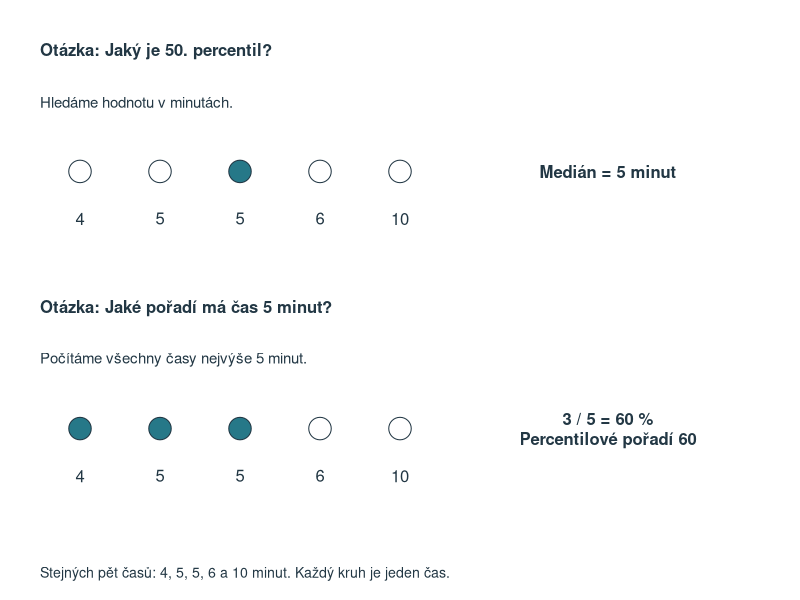
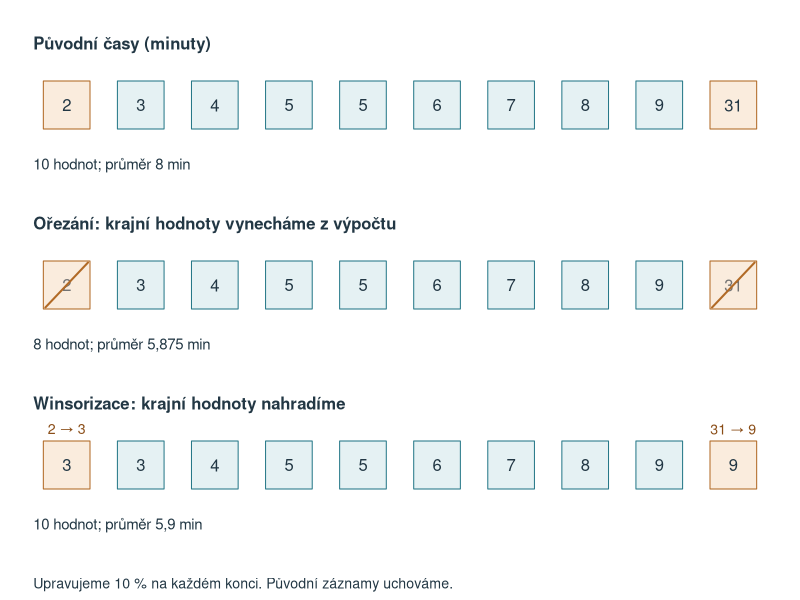
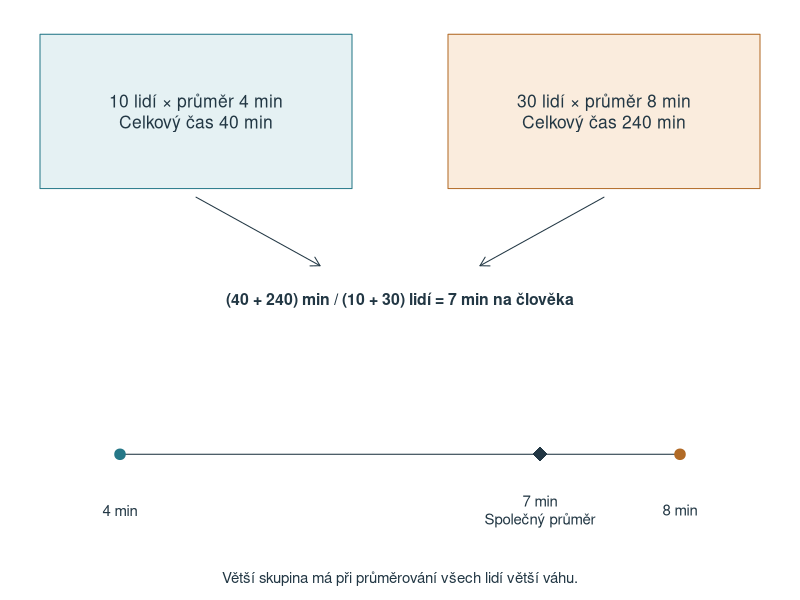
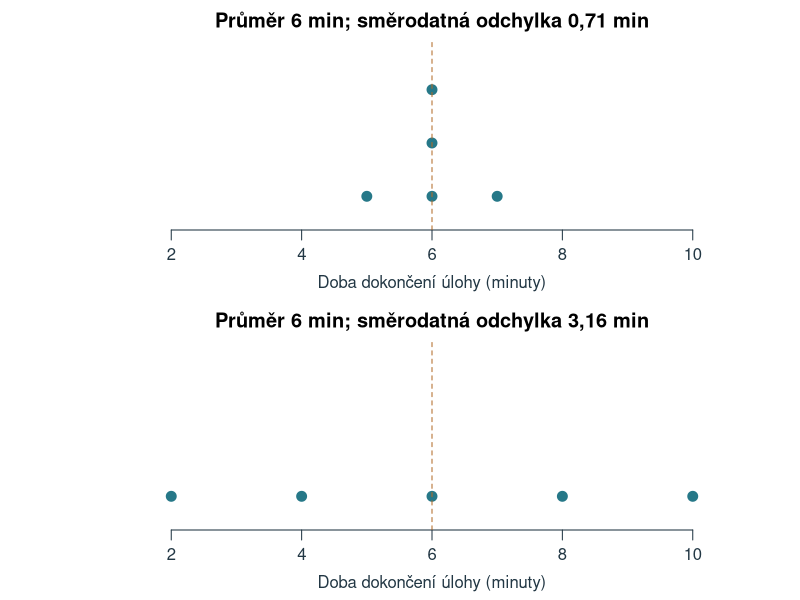
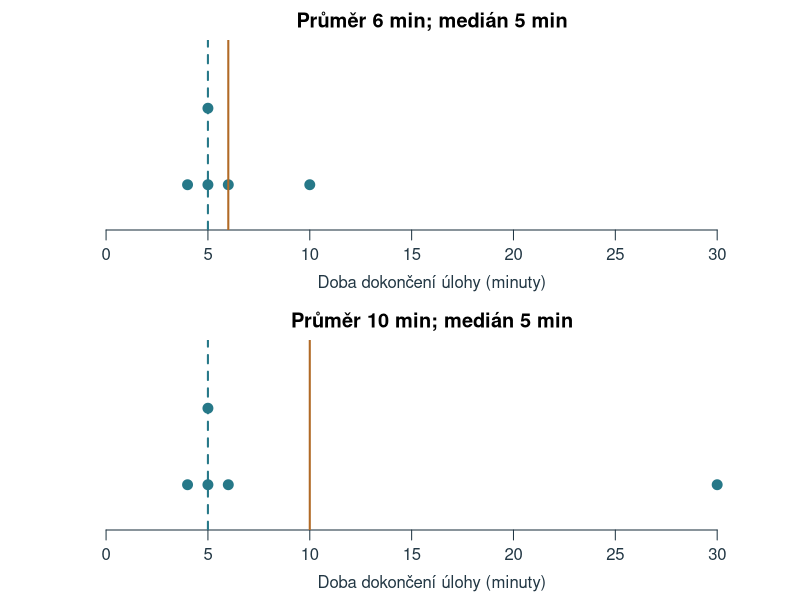

Source code (R) for these figures, in order: (Note: this script raises an error after producing the figures.)
# Chapter 3: reproducible calculations and figures; base R, project-root paths.
ch3_previous <- read.csv('data/kapitola_02.csv', na.strings = '', fileEncoding = 'UTF-8')
# Fixed author examples; students get the same values in data/kapitola_03.xlsx.
ch3_x <- c(4,5,5,6,10)
ch3_trim <- c(2,3,4,5,5,6,7,8,9,31)
# Self-contained teaching example printed in the chapter's interpolation table.
ch3_interpolation <- c(4,5,7,8,9,10,12,13,15,18,22)
ch3_interpolation_levels <- (seq_along(ch3_interpolation)-1)/(length(ch3_interpolation)-1)
ch3_quantile <- function(x, p) unname(quantile(x, p, type = 7, na.rm = TRUE))
ch3_moments <- function(x) {
  z <- x - mean(x); v <- mean(z^2)
  c(g1 = mean(z^3)/v^1.5, g2 = mean(z^4)/v^2 - 3)
}
ch3_corrected <- function(x) {
  n <- length(x); g <- ch3_moments(x)
  c(skew = unname(sqrt(n*(n-1))/(n-2)*g[1]),
    kurt = unname((n-1)/((n-2)*(n-3))*((n+1)*g[2]+6)))
}
ch3_stats <- function(x) {
  x <- x[!is.na(x)]
  c(n=length(x), mean=mean(x), median=median(x), min=min(x), max=max(x),
    q1=ch3_quantile(x,.25), q3=ch3_quantile(x,.75),
    variance=var(x), sd=sd(x), mean_abs=mean(abs(x-mean(x))),
    median_abs=mad(x,constant=1), ch3_moments(x), ch3_corrected(x))
}
ch3_entropy <- function(p) -sum(p[p>0]*log2(p[p>0]))
ch3_results <- rbind(zaklad=ch3_stats(ch3_x),
  vzdaleny=ch3_stats(c(4,5,5,6,30)),
  spanek=ch3_stats(ch3_previous$spanek_h), slova=ch3_stats(ch3_previous$slova),
  orezani=ch3_stats(ch3_trim))
# An entirely specified finite population, independent draws WITH replacement.
# The population variance uses division by its size (5), and is exactly 8.
ch3_population <- c(2,4,6,8,10)
set.seed(20261005)
ch3_simulations <- lapply(c(5L,20L,100L), function(n) {
  x <- matrix(sample(ch3_population, n*20000L, replace=TRUE),nrow=n)
  ss <- colSums((x-rep(colMeans(x),each=n))^2)
  data.frame(n=n, variance_n=ss/n, variance_n1=ss/(n-1), sd_n1=sqrt(ss/(n-1)))
})
ch3_simulation_summary <- do.call(rbind,lapply(ch3_simulations,function(x)
  data.frame(n=x$n[1], variance_n=mean(x$variance_n), variance_n1=mean(x$variance_n1),
    sd_n1=mean(x$sd_n1))))
ch3_peak_a <- c(rep(-1,10),rep(0,80),rep(1,10))
ch3_peak_b <- c(-3,rep(-1,9),rep(0,80),rep(1,9),3)
# The two samples have the same mean and variance but different configurations.
ch3_shape_breaks <- seq(-4.1,6.1,by=.2)
ch3_shape_centers <- head(ch3_shape_breaks,-1)+.1
ch3_shape_prob <- list(
  as.numeric(abs(ch3_shape_centers+1)<1e-8 | abs(ch3_shape_centers-1)<1e-8)/2,
  diff(pnorm(ch3_shape_breaks)),
  diff(pgamma(ch3_shape_breaks+2,shape=4,rate=2)))
ch3_out <- 'assets/chapter-03/plots'
dir.create(ch3_out,recursive=TRUE,showWarnings=FALSE)
dir.create('tmp/chapter-03-build',recursive=TRUE,showWarnings=FALSE)
write.csv(ch3_results,'tmp/chapter-03-build/results.csv',row.names=TRUE,fileEncoding='UTF-8')
write.csv(ch3_simulation_summary,'tmp/chapter-03-build/simulation.csv',row.names=FALSE)
ch3_draw <- function(name,code,width=7.5,height=4.6) {
  svg(file.path(ch3_out,paste0(name,'.svg')),width=width,height=height,family='sans',bg='white')
  par(mar=c(4.6,4.6,2.4,1),mgp=c(2.1,.7,0),las=1,col.axis='#223744',col.lab='#223744',fg='#223744')
  force(code);dev.off()
}
ch3_dots <- function(x,col='#267888',...) {
  yy <- ave(x,x,FUN=seq_along)
  plot(x,yy,pch=21,bg=col,col='white',cex=1.6,yaxt='n',ylab='',bty='n',...)
}
ch3_draw('percentil-a-poradi',{
  par(mar=c(0,0,0,0));plot.new();plot.window(xlim=c(0,10),ylim=c(0,7),xaxs='i',yaxs='i')
  for(k in 1:2) {
    y<-if(k==1) 5 else 2
    text(.5,y+1.4,if(k==1) 'Otázka: Jaký je 50. percentil?' else 'Otázka: Jaké pořadí má čas 5 minut?',adj=0,font=2)
    text(.5,y+.8,if(k==1) 'Hledáme hodnotu v minutách.' else 'Počítáme všechny časy nejvýše 5 minut.',adj=0,cex=.9)
    selected<-if(k==1) seq_along(ch3_x)==3 else ch3_x<=5
    points(1:5,rep(y,5),pch=21,cex=3,bg=ifelse(selected,'#267888','white'),col='#223744')
    text(1:5,y-.55,ch3_x)
    text(7.6,y,if(k==1) 'Medián = 5 minut' else '3 / 5 = 60 %\nPercentilové pořadí 60',font=2,cex=1)
  }
  text(.5,.3,'Stejných pět časů: 4, 5, 5, 6 a 10 minut. Každý kruh je jeden čas.',adj=0,cex=.85)
},width=8,height=5.3)
ch3_draw('orezani-winsorizace',{
  par(mar=c(0,0,0,0));plot.new();plot.window(xlim=c(0,12),ylim=c(0,8),xaxs='i',yaxs='i')
  ys<-c(6.6,4.2,1.8);xs<-seq(1,11,length.out=10)
  trimmed<-ch3_trim[2:9];wins<-c(ch3_trim[2],trimmed,ch3_trim[9])
  for(k in 1:3) {
    y<-ys[k]
    text(.5,y+.8,c('Původní časy (minuty)','Ořezání: krajní hodnoty vynecháme z výpočtu',
      'Winsorizace: krajní hodnoty nahradíme')[k],adj=0,font=2)
    vals<-if(k==3) wins else ch3_trim
    for(i in 1:10) {
      edge<-i %in% c(1,10)
      rect(xs[i]-.35,y-.32,xs[i]+.35,y+.32,
        col=if(edge)'#FAECDD' else '#E5F1F3',border=if(edge)'#B16A26' else '#267888')
      text(xs[i],y,vals[i],col=if(k==2 && edge)'#737373' else '#223744')
      if(k==2 && edge) segments(xs[i]-.32,y-.3,xs[i]+.32,y+.3,col='#B16A26',lwd=2)
    }
    text(.5,y-.8,c('10 hodnot; průměr 8 min','8 hodnot; průměr 5,875 min',
      '10 hodnot; průměr 5,9 min')[k],adj=0,cex=.9)
    if(k==3) text(xs[c(1,10)],y+.48,c('2 → 3','31 → 9'),col='#8A4D17',cex=.85)
  }
  text(.5,.2,'Upravujeme 10 % na každém konci. Původní záznamy uchováme.',adj=0,cex=.85)
},width=8.5,height=5.8)
ch3_draw('vazeny-prumer',{
  par(mar=c(0,0,0,0));plot.new();plot.window(xlim=c(0,10),ylim=c(0,7),xaxs='i',yaxs='i')
  rect(.5,4.8,4.4,6.6,col='#E5F1F3',border='#267888')
  rect(5.6,4.8,9.5,6.6,col='#FAECDD',border='#B16A26')
  text(2.45,5.7,'10 lidí × průměr 4 min\nCelkový čas 40 min',cex=1.05)
  text(7.55,5.7,'30 lidí × průměr 8 min\nCelkový čas 240 min',cex=1.05)
  arrows(c(2.45,7.55),4.7,c(4,6),3.9,length=.1)
  text(5,3.5,'(40 + 240) min / (10 + 30) lidí = 7 min na člověka',font=2,cex=.95)
  segments(1.5,1.7,8.5,1.7,col='#223744')
  points(c(1.5,8.5),c(1.7,1.7),pch=19,col=c('#267888','#B16A26'),cex=1.4)
  points(6.75,1.7,pch=18,cex=2,col='#223744')
  text(c(1.5,6.75,8.5),1.05,c('4 min','7 min\nSpolečný průměr','8 min'),cex=.9)
  text(5,.25,'Větší skupina má při průměrování všech lidí větší váhu.',cex=.9)
},width=8,height=5)
ch3_draw('stejny-prumer',{
  par(mfrow=c(2,1),mar=c(3.5,4,2,.8))
  for(x in list(c(5,6,6,6,7),c(2,4,6,8,10))) {
    ch3_dots(x,xlim=c(1,11),ylim=c(.5,3.8),xlab='Doba dokončení úlohy (minuty)',
      main=paste0('Průměr 6 min; směrodatná odchylka ',format(round(sd(x),2),decimal.mark=','),' min'))
    abline(v=6,col='#B16A26',lty=2)
  }
},height=5.4)
ch3_draw('odlehle-a-stred',{
  par(mfrow=c(2,1),mar=c(3.5,4,2,.8))
  for(x in list(ch3_x,c(4,5,5,6,30))) {
    ch3_dots(x,xlim=c(0,32),ylim=c(.5,2.8),xlab='Doba dokončení úlohy (minuty)',
      main=paste0('Průměr ',mean(x),' min; medián ',median(x),' min'))
    abline(v=mean(x),col='#B16A26',lwd=2);abline(v=median(x),col='#267888',lty=2,lwd=2)
  }
},height=5.4)
# Exact continuous models on a 0-100 scale: symmetric beta and mirrored betas.
ch3_centre_models <- data.frame(a=c(5,5,2),b=c(5,2,5))
ch3_centre_models$mean <- with(ch3_centre_models,100*a/(a+b))
ch3_centre_models$median <- with(ch3_centre_models,100*qbeta(.5,a,b))
ch3_centre_models$mode <- with(ch3_centre_models,100*(a-1)/(a+b-2))
ch3_draw('stred-a-tvar',{
  par(mfrow=c(3,1),mar=c(6.1,1.2,2.8,1.2),mgp=c(2,.5,0),cex=1.15)
  titles<-c('Souměrné rozdělení','Zešikmené doleva',
    'Zešikmené doprava')
  cols<-c('#B16A26','#267888','#72549B'); types<-c(1,2,3)
  grid<-seq(0,100,length.out=1001)
  for(j in 1:3) {
    model<-ch3_centre_models[j,]
    den<-dbeta(grid/100,model$a,model$b)/100
    plot(grid,den,type='n',xlim=c(0,100),ylim=c(0,.03),axes=FALSE,
      xlab='',ylab='',main=titles[j],cex.main=1.1,xaxs='i',yaxs='i')
    polygon(c(grid,100,0),c(den,0,0),col='#E7EFF4',border=NA)
    axis(1,at=seq(0,100,20),cex.axis=.95)
    lines(grid,den,col='#315D80',lwd=2.5)
    centres<-as.numeric(model[c('mean','median','mode')])
    if(j==1) {
      segments(50,0,50,dbeta(.5,5,5)/100,col='#223744',lwd=2)
      text(50,-.015,'Průměr = medián = modus = 50',xpd=NA,cex=1.02)
    } else {
      # Staggered leader labels keep close mean/median positions legible.
      order_x<-order(centres)
      label_x<-if(j==2) c(47,70,92) else c(8,30,53)
      for(k in 1:3) {
        i<-order_x[k]; at<-centres[i]
        segments(at,0,at,dbeta(at/100,model$a,model$b)/100,
          col=cols[i],lty=types[i],lwd=2)
        segments(at,-.006,label_x[k],-.010,xpd=NA,col=cols[i])
        label<-paste0(c('Průměr','Medián','Modus')[i],'\n',
          format(round(at,1),decimal.mark=',',trim=TRUE))
        text(label_x[k],-.014,label,xpd=NA,col=cols[i],cex=1.02)
      }
    }
    text(50,-.025,'Skór (body)',xpd=NA,cex=.95)
  }
},width=5.5,height=10.5)
# Own discrete counterexamples after von Hippel (2005, sections 2-3); both are
# unimodal with a longer right tail. Frequencies are printed in the chapter.
ch3_exceptions <- list(
  pokusy=list(values=1:5,freq=c(38,49,8,3,2)),
  chyby=list(values=0:4,freq=c(8,7,3,1,1)))
ch3_exception_stats <- do.call(rbind,lapply(ch3_exceptions,function(e) {
  x<-rep(e$values,e$freq)
  data.frame(n=length(x),mean=mean(x),median=median(x),
    mode=e$values[which.max(e$freq)],g1=unname(ch3_moments(x)['g1']))
}))
ch3_draw('stred-vyjimky',{
  par(mfrow=c(2,1),mar=c(6.2,4.4,2.8,1),mgp=c(2.4,.6,0))
  titles<-c('A: Počet pokusů do splnění úlohy (100 lidí)',
    'B: Počet chyb v krátkém testu pozornosti (20 lidí)')
  xlabs<-c('Počet pokusů','Počet chyb')
  for(j in 1:2) {
    e<-ch3_exceptions[[j]]; s<-ch3_exception_stats[j,]
    mids<-barplot(e$freq,names.arg=e$values,col='#E7EFF4',border='#315D80',
      ylim=c(0,max(e$freq)*1.15),main=titles[j],cex.main=1,ylab='Četnost',
      xlab=xlabs[j],space=.25)
    # Map values to bar centres so the lines sit on the value axis.
    at<-function(v) approx(e$values,mids,v)$y
    fmt<-function(v) format(round(v,2),decimal.mark=',',trim=TRUE)
    # Coinciding measures are spread symmetrically around their common value.
    pos<-c(s$mean,s$median,s$mode)
    dodge<-ave(pos,round(pos,9),FUN=function(z) (seq_along(z)-(length(z)+1)/2)*.08)
    cols<-c('#B16A26','#267888','#72549B')
    for(k in 1:3) segments(at(pos[k])+dodge[k],0,at(pos[k])+dodge[k],
      max(e$freq)*1.1,col=cols[k],lty=k,lwd=2.5)
    legend('topright',c('Průměr','Medián','Modus'),col=cols,lty=1:3,lwd=2.5,
      bty='n',cex=.85)
    label<-if(j==1) paste0('Průměr ',fmt(s$mean),' < medián ',fmt(s$median),
      ' = modus ',fmt(s$mode),'; delší chvost vpravo') else
      paste0('Modus ',fmt(s$mode),' < průměr ',fmt(s$mean),' = medián ',
        fmt(s$median),'; rozdělení není souměrné')
    mtext(label,side=1,line=4.6,cex=.9,font=2)
  }
},width=7,height=7.4)
# Same observations as the chapter table. Squares are geometric areas, not
# distances on the observation-number axis. Direction avoids overlapping areas.
ch3_deviations <- ch3_x-mean(ch3_x)
ch3_square_left <- c(-1,2,3,4,5)
ch3_square_width <- abs(ch3_deviations)
ch3_draw('odchylky-a-ctverce',{
  par(mfrow=c(2,1),mar=c(4.3,4.3,3.2,.8),mgp=c(2.5,.65,0),cex=1.05)
  cols<-c('#B35A18','#0072B2','#00836B','#667078','#8055A0')
  for(panel in 1:2) {
    plot(seq_along(ch3_x),ch3_x,type='n',xlim=c(-1.5,9.5),ylim=c(2.5,10.8),
      asp=1,axes=FALSE,xlab='Číslo pozorování',ylab='Doba dokončení (minuty)',
      main=if(panel==1) 'A. Odchylky od průměru\nDélka úsečky = absolutní odchylka' else
        'B. Čtverce odchylek\nPlocha čtverce = druhá mocnina odchylky',cex.main=.95)
    axis(1,at=1:5);axis(2,at=seq(2,10,2));box(bty='l')
    if(panel==2) for(i in seq_along(ch3_x)) {
      rect(ch3_square_left[i],min(ch3_x[i],mean(ch3_x)),
        ch3_square_left[i]+ch3_square_width[i],max(ch3_x[i],mean(ch3_x)),
        col=adjustcolor(cols[i],alpha.f=.20),border=cols[i],lwd=1.5)
      if(ch3_square_width[i]>0) text(ch3_square_left[i]+ch3_square_width[i]/2,
        (ch3_x[i]+mean(ch3_x))/2,paste0(ch3_deviations[i]^2,' min²'),
        cex=if(ch3_square_width[i]==1) .72 else .95,col=cols[i])
    }
    abline(h=mean(ch3_x),lty=2,col='#223744',lwd=1.5)
    text(9.3,6.3,'Průměr = 6 min',adj=1,cex=.9)
    segments(1:5,mean(ch3_x),1:5,ch3_x,col=cols,lwd=3)
    points(1:5,ch3_x,pch=21,bg=cols,col='white',cex=1.5)
    if(panel==1) {
      text((1:5)[-4]+.23,(ch3_x[-4]+mean(ch3_x))/2,
        c('−2','−1','−1','+4'),adj=0,col=cols[-4],cex=.95)
      text(4,5.5,'0',col=cols[4],cex=.95)
      text(7.2,3.6,'Součet délek\n8 min',cex=1)
    } else {
      text(4,6.55,'0 min²',col=cols[4],cex=.85)
      text(7.2,3.6,'Součet ploch\n22 min²',cex=1)
    }
  }
},width=6.5,height=11)
ch3_draw('kvantil-interpolace',{
  par(mfrow=c(2,1),mar=c(4.7,4.4,3.6,.6),cex=1)
  plot(100*ch3_interpolation_levels,ch3_interpolation,type='o',pch=21,
    bg='#267888',col='#267888',lwd=2,cex=1.15,xaxt='n',yaxt='n',bty='l',
    xlab='Přiřazená úroveň kvantilu (%)',ylab='Doba úlohy (minuty)',
    xlim=c(0,100),ylim=c(3,23),main='Jedenáct hodnot, deset kroků\npo 10 procentních bodech')
  axis(1,at=seq(0,100,10));axis(2,at=c(4,8,12,16,20,22))
  rect(10,5,20,7,border='#B16A26',lwd=2)
  arrows(31,5.5,21,6,length=.08,col='#B16A26')
  text(32,5.5,'Detail dole',adj=0,col='#8A4D17',cex=.95)
  plot(c(10,20),c(5,7),type='o',pch=21,bg='#267888',col='#267888',
    lwd=2,cex=1.3,xaxt='n',yaxt='n',bty='l',xlim=c(9,21),ylim=c(4.75,7.35),
    xlab='Přiřazená úroveň kvantilu (%)',ylab='Doba úlohy (minuty)',
    main='17. percentil: sedm desetin cesty\nod 5 k 7 minutám')
  axis(1,at=c(10,17,20));axis(2,at=c(5,6.4,7),labels=c('5','6,4','7'))
  segments(17,4.75,17,6.4,lty=2,col='#B16A26',lwd=2)
  segments(9,6.4,17,6.4,lty=2,col='#B16A26',lwd=2)
  points(17,6.4,pch=21,bg='#B16A26',col='white',cex=1.5)
  text(17,6.4,'6,4 min',pos=4,offset=.7,col='#8A4D17')
  text(10,5,'Druhý čas',pos=4,offset=.6,cex=.95)
  text(20,7,'Třetí čas',pos=2,offset=.7,cex=.95)
},width=5.5,height=7.8)
# Explicit type-7 box: never rely on R's default Tukey hinges.
ch3_box_x <- c(2,5,15,25,30,32,34,36,38,40,40,42,44,44,46,46,48,48,49,50,50,
  50,51,52,52,54,54,56,56,58,60,60,62,64,66,68,70,75,85,95,98)
ch3_box_q <- ch3_quantile(ch3_box_x,c(.25,.5,.75))
ch3_box_iqr <- ch3_box_q[3]-ch3_box_q[1]
ch3_box_fences <- ch3_box_q[c(1,3)]+c(-1,1)*1.5*ch3_box_iqr
ch3_box_inside <- ch3_box_x[ch3_box_x>=ch3_box_fences[1]&ch3_box_x<=ch3_box_fences[2]]
ch3_box_out <- ch3_box_x[ch3_box_x<ch3_box_fences[1]|ch3_box_x>ch3_box_fences[2]]
ch3_draw('boxplot',{
  x<-ch3_box_x;q<-ch3_box_q;fences<-ch3_box_fences
  par(mar=c(2,4,3,1),mgp=c(2.2,.6,0),cex=1.05)
  plot(NA,xlim=c(0,5.8),ylim=c(-3,105),axes=FALSE,xlab='',ylab='Testový skór (body)')
  axis(2,at=seq(0,100,10));box(bty='l')
  text(.4,104,'Pozorování',cex=.9);text(1.65,104,'Krabicový graf',cex=.9)
  offset<-ave(x,x,FUN=function(z) (seq_along(z)-(length(z)+1)/2)*.13)
  points(.4+offset,x,pch=16,col='#70AABB',cex=1)
  rect(1.3,q[1],2,q[3],col='#DCEEF0',border='#267888',lwd=2)
  segments(1.3,q[2],2,q[2],lwd=4,col='#223744')
  segments(1.65,min(ch3_box_inside),1.65,q[1],lwd=2)
  segments(1.65,q[3],1.65,max(ch3_box_inside),lwd=2)
  segments(1.3,range(ch3_box_inside),2,range(ch3_box_inside),lwd=2)
  points(rep(1.65,length(ch3_box_out)),ch3_box_out,pch=21,bg='#B16A26',cex=1.25)
  segments(1.15,fences,2.35,fences,lty=3,col='#667078',lwd=1.5)
  bracket<-function(at,low,high,col) {
    segments(at,low,at,high,col=col,lwd=1.5)
    segments(at-.07,c(low,high),at+.07,c(low,high),col=col,lwd=1.5)
  }
  bracket(.98,q[1],q[3],'#267888')
  text(.79,50,'IQR = 20 bodů',srt=90,col='#267888',cex=.9)
  bracket(2.25,fences[1],q[1],'#8055A0');bracket(2.25,q[3],fences[2],'#8055A0')
  text(2.55,c(25,75),'1,5 × IQR = 30 bodů',adj=0,col='#8055A0',cex=.95)
  label<-function(y,txt,col='#223744',from=2.03,to=y) {
    arrows(2.48,y,from,to,length=.07,col=col)
    text(2.55,y,txt,adj=0,col=col,cex=.95)
  }
  label(60,'3. kvartil = 60');label(50,'Medián = 50');label(40,'1. kvartil = 40')
  label(84,'Horní vous: konec 85',to=85)
  label(16,'Dolní vous: konec 15',to=15)
  label(91,'Horní mez = 90',col='#667078',from=2.35,to=90)
  label(9,'Dolní mez = 10',col='#667078',from=2.35,to=10)
  label(98,'Podezřelá odlehlá\npozorování: 95 a 98',col='#B16A26',from=1.75,to=98)
  arrows(2.48,98,1.75,95,length=.07,col='#B16A26')
  label(1,'Podezřelá odlehlá\npozorování: 2 a 5',col='#B16A26',from=1.75,to=2)
  arrows(2.48,1,1.75,5,length=.07,col='#B16A26')
},width=6.8,height=9)
ch3_draw('korekce-rozptylu',{
  z<-ch3_simulation_summary
  mat<-rbind(z$variance_n,z$variance_n1)
  pos<-barplot(mat,beside=TRUE,names.arg=paste0('n = ',z$n),ylim=c(0,11),
    col=c('#B16A26','#267888'),border=NA,ylab='Průměr vypočtených rozptylů (min²)',xlab='Velikost výběru')
  abline(h=8,lty=2,lwd=2);text(pos,mat+.65,format(round(mat,2),decimal.mark=','),cex=.9)
  legend('top',legend=c('Dělení n','Dělení n − 1','Populační rozptyl 8'),
    col=c('#B16A26','#267888','#223744'),pch=c(15,15,NA),
    lty=c(NA,NA,2),lwd=2,bty='n',cex=.85,horiz=TRUE)
},height=5)
ch3_draw('entropie',{
  par(mfrow=c(1,3),mar=c(4,3.4,3,.4),cex=.9)
  entropies <- list(c(1,0,0,0),c(.5,.25,.25,0),rep(.25,4))
  for(i in seq_along(entropies)) {
    p <- entropies[[i]]
    barplot(p,names.arg=c('A','B','C','D'),ylim=c(0,1),col='#267888',border=NA,
      yaxt='n',ylab=if(i==1) 'Relativní četnost' else '',xlab='Strategie učení',
      main=c('Entropie 0 bitů','Entropie 1,5 bitu','Entropie 2 bity')[i])
    axis(2,at=c(0,.25,.5,.75,1),labels=c('0','0,25','0,50','0,75','1'))
  }
},width=8,height=3.7)
ch3_draw('spicatost',{
  par(mfrow=c(1,2),mar=c(4.3,4.3,3,.7))
  for(x in list(ch3_peak_a,ch3_peak_b)) {
    f<-table(factor(x,levels=-3:3))
    barplot(as.numeric(f),names.arg=-3:3,ylim=c(0,90),col='#267888',border=NA,
      ylab='Počet pozorování',xlab='Odchylka skóru od středu (body)',
      main=paste0('Stejný vrchol; exces ',format(round(ch3_moments(x)[2],2),decimal.mark=',')))
    text(4,84,'80 pozorování',cex=.85)
  }
},width=8,height=4.2)
ch3_draw('stejne-dve-statistiky',{
  par(mfrow=c(3,1),mar=c(3.5,4.5,3,.7),cex=1)
  for(i in 1:3) {
    p<-ch3_shape_prob[[i]]
    ymax<-c(.53,.11,.12)[i]
    plot(NA,xlim=c(-4,6),ylim=c(0,ymax),xlab='Hodnota proměnné',ylab='Pravděpodobnost v intervalu',yaxt='n',
      main=c('Dvě stejně pravděpodobné hodnoty','Souměrné zvonovité rozdělení','Rozdělení zešikmené doprava')[i],bty='l')
    ticks<-if(i==1) seq(0,.5,.1) else seq(0,.1,.02)
    axis(2,at=ticks,labels=format(ticks,decimal.mark=','))
    rect(head(ch3_shape_breaks,-1),0,tail(ch3_shape_breaks,-1),p,col='#70AABB',border='white')
    abline(v=0,lty=2,col='#B16A26')
    text(5.8,ymax*.83,'Průměr = 0\nSměrodatná odchylka = 1',adj=1,cex=.9)
  }
},width=6.5,height=9)
ch3_draw('transformace',{
  par(mfrow=c(2,1),mar=c(4,4.5,3,.8))
  for(i in 1:2) {
    z<-seq(0,10,length.out=201);f<-if(i==1) function(x) 2+3*x else function(x) x^2
    plot(z,f(z),type='l',lwd=2,col='#267888',xlab='Původní skór x',ylab='Nový skór y',
      main=if(i==1) 'Lineární: y = 2 + 3x' else 'Nelineární: y = x²',bty='l')
    points(c(2,3,8,9),f(c(2,3,8,9)),pch=19,col='#B16A26')
    segments(c(2,8),f(c(2,8)),c(3,9),f(c(2,8)),lty=3)
    arrows(c(3,9),f(c(2,8)),c(3,9),f(c(3,9)),code=3,angle=90,length=.08)
    text(c(3,9)-.25,(f(c(2,8))+f(c(3,9)))/2,
      if(i==1) c('+3','+3') else c('+5','+17'),pos=2,cex=.9)
  }
},width=6,height=8)
